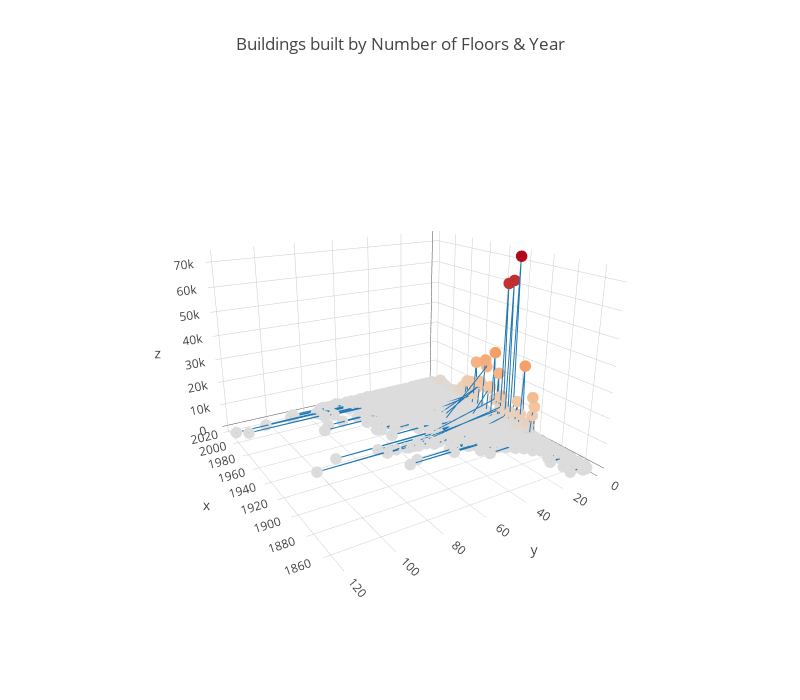

The notebook cell saved with this chart:
### Markdown cell above
Let's create a 3D view of the above information.

### Code cell
x = summary['YearBuilt'] # Year Built
y = summary['npNumFloors'] # Number of floors (if decimals are found, the number was rounded down)
z = summary['N.Buildings'] # Number of Buildings by nember of floors built in a determinated year.


trace = go.Scatter3d(
    # I'm choosing BBL here because I know it's a unique key.
    x = x,
    y = y,
    z = z,
    marker=dict(
        size=4,
        color=z,
        colorscale='npNumFloors',
    ),
    line=dict(
        #color='#1f77b4',
        #width=1
    )
)

layout = go.Layout(
    xaxis = dict(title = 'Year Built'),
    yaxis = dict(title = 'Number of Lots Built'),
    
    
    width=800,
    height=700,
    autosize=False,
    title='Buildings built by Number of Floors & Year',
    scene=dict(
        xaxis=dict(
            #gridcolor='rgb(255, 255, 255)',
            #zerolinecolor='rgb(255, 255, 255)',
            #showbackground=True,
            #backgroundcolor='rgb(230, 230,230)'
        ),
        yaxis=dict(
            #ridcolor='rgb(255, 255, 255)',
            #zerolinecolor='rgb(255, 255, 255)',
            #showbackground=True,
            #backgroundcolor='rgb(230, 230,230)'
        ),
        zaxis=dict(
            #gridcolor='rgb(255, 255, 255)',
            #zerolinecolor='rgb(255, 255, 255)',
            #showbackground=True,
            #backgroundcolor='rgb(230, 230,230)'
        ),
        camera=dict(
            up=dict(
                x=0,
                y=0,
                z=1
            ),
            eye=dict(
                x=-1.7428,
                y=1.0707,
                z=0.7100,
            )
        ),
        aspectratio = dict( x=1, y=1, z=0.7 ),
        aspectmode = 'manual'
    ),
)

fig = go.Figure(data = [trace], layout = layout)

#py.iplot(fig, filename = 'ny-year-built')
plotly.offline.iplot(fig)

### Figure 1 — Plotly figure (JSON) as saved in the notebook; plotly's stock layout.template omitted (floating-point values rounded to 4 significant figures; data arrays with more than 128 entries replaced by an {"elided": "..."} marker saying what was removed)
{"data": [{"line": {}, "marker": {"color": {"elided": "3218 int values"}, "colorscale": "npNumFloors", "size": 4}, "type": "scatter3d", "x": {"elided": "3218 int values"}, "y": {"elided": "3218 int values"}, "z": {"elided": "3218 int values"}}], "layout": {"autosize": false, "height": 700, "scene": {"aspectmode": "manual", "aspectratio": {"x": 1, "y": 1, "z": 0.7}, "camera": {"eye": {"x": -1.743, "y": 1.071, "z": 0.71}, "up": {"x": 0, "y": 0, "z": 1}}, "xaxis": {}, "yaxis": {}, "zaxis": {}}, "title": "Buildings built by Number of Floors & Year", "width": 800, "xaxis": {"title": "Year Built"}, "yaxis": {"title": "Number of Lots Built"}}}
